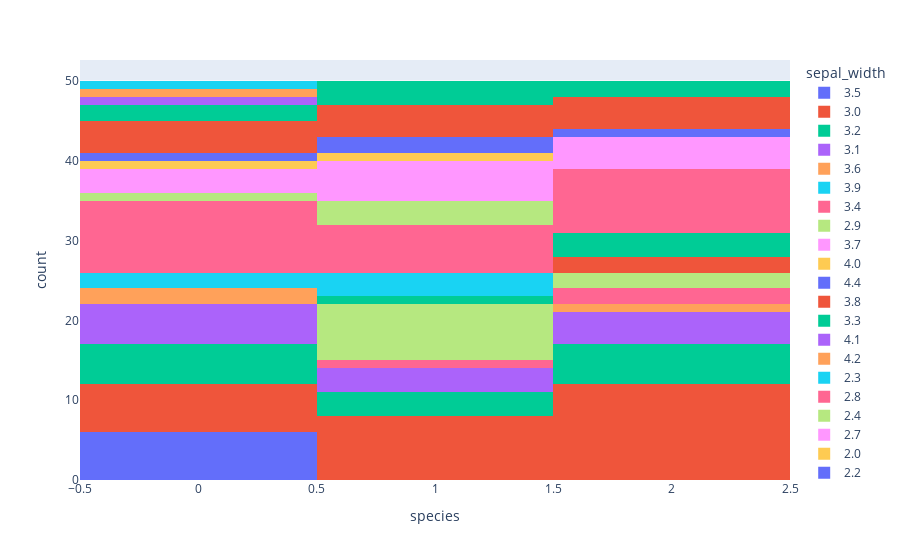

Notebook cell for this chart:
### Code cell
fig2 = px.histogram(df, x="species", color="sepal_width")  
fig2.show()

### Figure 1 — Plotly figure (JSON) as saved in the notebook; plotly's stock layout.template omitted (floating-point values rounded to 4 significant figures)
{"data": [{"alignmentgroup": "True", "bingroup": "x", "hovertemplate": "sepal_width=3.5<br>species=%{x}<br>count=%{y}<extra></extra>", "legendgroup": "3.5", "marker": {"color": "#636efa", "pattern": {"shape": ""}}, "name": "3.5", "offsetgroup": "3.5", "orientation": "v", "showlegend": true, "type": "histogram", "x": [0, 0, 0, 0, 0, 0], "xaxis": "x", "yaxis": "y"}, {"alignmentgroup": "True", "bingroup": "x", "hovertemplate": "sepal_width=3.0<br>species=%{x}<br>count=%{y}<extra></extra>", "legendgroup": "3.0", "marker": {"color": "#EF553B", "pattern": {"shape": ""}}, "name": "3.0", "offsetgroup": "3.0", "orientation": "v", "showlegend": true, "type": "histogram", "x": [0, 0, 0, 0, 0, 0, 1, 1, 1, 1, 1, 1, 1, 1, 2, 2, 2, 2, 2, 2, 2, 2, 2, 2, 2, 2], "xaxis": "x", "yaxis": "y"}, {"alignmentgroup": "True", "bingroup": "x", "hovertemplate": "sepal_width=3.2<br>species=%{x}<br>count=%{y}<extra></extra>", "legendgroup": "3.2", "marker": {"color": "#00cc96", "pattern": {"shape": ""}}, "name": "3.2", "offsetgroup": "3.2", "orientation": "v", "showlegend": true, "type": "histogram", "x": [0, 0, 0, 0, 0, 1, 1, 1, 2, 2, 2, 2, 2], "xaxis": "x", "yaxis": "y"}, {"alignmentgroup": "True", "bingroup": "x", "hovertemplate": "sepal_width=3.1<br>species=%{x}<br>count=%{y}<extra></extra>", "legendgroup": "3.1", "marker": {"color": "#ab63fa", "pattern": {"shape": ""}}, "name": "3.1", "offsetgroup": "3.1", "orientation": "v", "showlegend": true, "type": "histogram", "x": [0, 0, 0, 0, 0, 1, 1, 1, 2, 2, 2, 2], "xaxis": "x", "yaxis": "y"}, {"alignmentgroup": "True", "bingroup": "x", "hovertemplate": "sepal_width=3.6<br>species=%{x}<br>count=%{y}<extra></extra>", "legendgroup": "3.6", "marker": {"color": "#FFA15A", "pattern": {"shape": ""}}, "name": "3.6", "offsetgroup": "3.6", "orientation": "v", "showlegend": true, "type": "histogram", "x": [0, 0, 2], "xaxis": "x", "yaxis": "y"}, {"alignmentgroup": "True", "bingroup": "x", "hovertemplate": "sepal_width=3.9<br>species=%{x}<br>count=%{y}<extra></extra>", "legendgroup": "3.9", "marker": {"color": "#19d3f3", "pattern": {"shape": ""}}, "name": "3.9", "offsetgroup": "3.9", "orientation": "v", "showlegend": true, "type": "histogram", "x": [0, 0], "xaxis": "x", "yaxis": "y"}, {"alignmentgroup": "True", "bingroup": "x", "hovertemplate": "sepal_width=3.4<br>species=%{x}<br>count=%{y}<extra></extra>", "legendgroup": "3.4", "marker": {"color": "#FF6692", "pattern": {"shape": ""}}, "name": "3.4", "offsetgroup": "3.4", "orientation": "v", "showlegend": true, "type": "histogram", "x": [0, 0, 0, 0, 0, 0, 0, 0, 0, 1, 2, 2], "xaxis": "x", "yaxis": "y"}, {"alignmentgroup": "True", "bingroup": "x", "hovertemplate": "sepal_width=2.9<br>species=%{x}<br>count=%{y}<extra></extra>", "legendgroup": "2.9", "marker": {"color": "#B6E880", "pattern": {"shape": ""}}, "name": "2.9", "offsetgroup": "2.9", "orientation": "v", "showlegend": true, "type": "histogram", "x": [0, 1, 1, 1, 1, 1, 1, 1, 2, 2], "xaxis": "x", "yaxis": "y"}, {"alignmentgroup": "True", "bingroup": "x", "hovertemplate": "sepal_width=3.7<br>species=%{x}<br>count=%{y}<extra></extra>", "legendgroup": "3.7", "marker": {"color": "#FF97FF", "pattern": {"shape": ""}}, "name": "3.7", "offsetgroup": "3.7", "orientation": "v", "showlegend": true, "type": "histogram", "x": [0, 0, 0], "xaxis": "x", "yaxis": "y"}, {"alignmentgroup": "True", "bingroup": "x", "hovertemplate": "sepal_width=4.0<br>species=%{x}<br>count=%{y}<extra></extra>", "legendgroup": "4.0", "marker": {"color": "#FECB52", "pattern": {"shape": ""}}, "name": "4.0", "offsetgroup": "4.0", "orientation": "v", "showlegend": true, "type": "histogram", "x": [0], "xaxis": "x", "yaxis": "y"}, {"alignmentgroup": "True", "bingroup": "x", "hovertemplate": "sepal_width=4.4<br>species=%{x}<br>count=%{y}<extra></extra>", "legendgroup": "4.4", "marker": {"color": "#636efa", "pattern": {"shape": ""}}, "name": "4.4", "offsetgroup": "4.4", "orientation": "v", "showlegend": true, "type": "histogram", "x": [0], "xaxis": "x", "yaxis": "y"}, {"alignmentgroup": "True", "bingroup": "x", "hovertemplate": "sepal_width=3.8<br>species=%{x}<br>count=%{y}<extra></extra>", "legendgroup": "3.8", "marker": {"color": "#EF553B", "pattern": {"shape": ""}}, "name": "3.8", "offsetgroup": "3.8", "orientation": "v", "showlegend": true, "type": "histogram", "x": [0, 0, 0, 0, 2, 2], "xaxis": "x", "yaxis": "y"}, {"alignmentgroup": "True", "bingroup": "x", "hovertemplate": "sepal_width=3.3<br>species=%{x}<br>count=%{y}<extra></extra>", "legendgroup": "3.3", "marker": {"color": "#00cc96", "pattern": {"shape": ""}}, "name": "3.3", "offsetgroup": "3.3", "orientation": "v", "showlegend": true, "type": "histogram", "x": [0, 0, 1, 2, 2, 2], "xaxis": "x", "yaxis": "y"}, {"alignmentgroup": "True", "bingroup": "x", "hovertemplate": "sepal_width=4.1<br>species=%{x}<br>count=%{y}<extra></extra>", "legendgroup": "4.1", "marker": {"color": "#ab63fa", "pattern": {"shape": ""}}, "name": "4.1", "offsetgroup": "4.1", "orientation": "v", "showlegend": true, "type": "histogram", "x": [0], "xaxis": "x", "yaxis": "y"}, {"alignmentgroup": "True", "bingroup": "x", "hovertemplate": "sepal_width=4.2<br>species=%{x}<br>count=%{y}<extra></extra>", "legendgroup": "4.2", "marker": {"color": "#FFA15A", "pattern": {"shape": ""}}, "name": "4.2", "offsetgroup": "4.2", "orientation": "v", "showlegend": true, "type": "histogram", "x": [0], "xaxis": "x", "yaxis": "y"}, {"alignmentgroup": "True", "bingroup": "x", "hovertemplate": "sepal_width=2.3<br>species=%{x}<br>count=%{y}<extra></extra>", "legendgroup": "2.3", "marker": {"color": "#19d3f3", "pattern": {"shape": ""}}, "name": "2.3", "offsetgroup": "2.3", "orientation": "v", "showlegend": true, "type": "histogram", "x": [0, 1, 1, 1], "xaxis": "x", "yaxis": "y"}, {"alignmentgroup": "True", "bingroup": "x", "hovertemplate": "sepal_width=2.8<br>species=%{x}<br>count=%{y}<extra></extra>", "legendgroup": "2.8", "marker": {"color": "#FF6692", "pattern": {"shape": ""}}, "name": "2.8", "offsetgroup": "2.8", "orientation": "v", "showlegend": true, "type": "histogram", "x": [1, 1, 1, 1, 1, 1, 2, 2, 2, 2, 2, 2, 2, 2], "xaxis": "x", "yaxis": "y"}, {"alignmentgroup": "True", "bingroup": "x", "hovertemplate": "sepal_width=2.4<br>species=%{x}<br>count=%{y}<extra></extra>", "legendgroup": "2.4", "marker": {"color": "#B6E880", "pattern": {"shape": ""}}, "name": "2.4", "offsetgroup": "2.4", "orientation": "v", "showlegend": true, "type": "histogram", "x": [1, 1, 1], "xaxis": "x", "yaxis": "y"}, {"alignmentgroup": "True", "bingroup": "x", "hovertemplate": "sepal_width=2.7<br>species=%{x}<br>count=%{y}<extra></extra>", "legendgroup": "2.7", "marker": {"color": "#FF97FF", "pattern": {"shape": ""}}, "name": "2.7", "offsetgroup": "2.7", "orientation": "v", "showlegend": true, "type": "histogram", "x": [1, 1, 1, 1, 1, 2, 2, 2, 2], "xaxis": "x", "yaxis": "y"}, {"alignmentgroup": "True", "bingroup": "x", "hovertemplate": "sepal_width=2.0<br>species=%{x}<br>count=%{y}<extra></extra>", "legendgroup": "2.0", "marker": {"color": "#FECB52", "pattern": {"shape": ""}}, "name": "2.0", "offsetgroup": "2.0", "orientation": "v", "showlegend": true, "type": "histogram", "x": [1], "xaxis": "x", "yaxis": "y"}, {"alignmentgroup": "True", "bingroup": "x", "hovertemplate": "sepal_width=2.2<br>species=%{x}<br>count=%{y}<extra></extra>", "legendgroup": "2.2", "marker": {"color": "#636efa", "pattern": {"shape": ""}}, "name": "2.2", "offsetgroup": "2.2", "orientation": "v", "showlegend": true, "type": "histogram", "x": [1, 1, 2], "xaxis": "x", "yaxis": "y"}, {"alignmentgroup": "True", "bingroup": "x", "hovertemplate": "sepal_width=2.5<br>species=%{x}<br>count=%{y}<extra></extra>", "legendgroup": "2.5", "marker": {"color": "#EF553B", "pattern": {"shape": ""}}, "name": "2.5", "offsetgroup": "2.5", "orientation": "v", "showlegend": true, "type": "histogram", "x": [1, 1, 1, 1, 2, 2, 2, 2], "xaxis": "x", "yaxis": "y"}, {"alignmentgroup": "True", "bingroup": "x", "hovertemplate": "sepal_width=2.6<br>species=%{x}<br>count=%{y}<extra></extra>", "legendgroup": "2.6", "marker": {"color": "#00cc96", "pattern": {"shape": ""}}, "name": "2.6", "offsetgroup": "2.6", "orientation": "v", "showlegend": true, "type": "histogram", "x": [1, 1, 1, 2, 2], "xaxis": "x", "yaxis": "y"}], "layout": {"autosize": true, "barmode": "relative", "legend": {"title": {"text": "sepal_width"}, "tracegroupgap": 0}, "margin": {"t": 60}, "xaxis": {"anchor": "y", "autorange": true, "domain": [0, 1], "range": [-0.5, 2.5], "title": {"text": "species"}, "type": "linear"}, "yaxis": {"anchor": "x", "autorange": true, "domain": [0, 1], "range": [0, 52.63], "title": {"text": "count"}}}}
